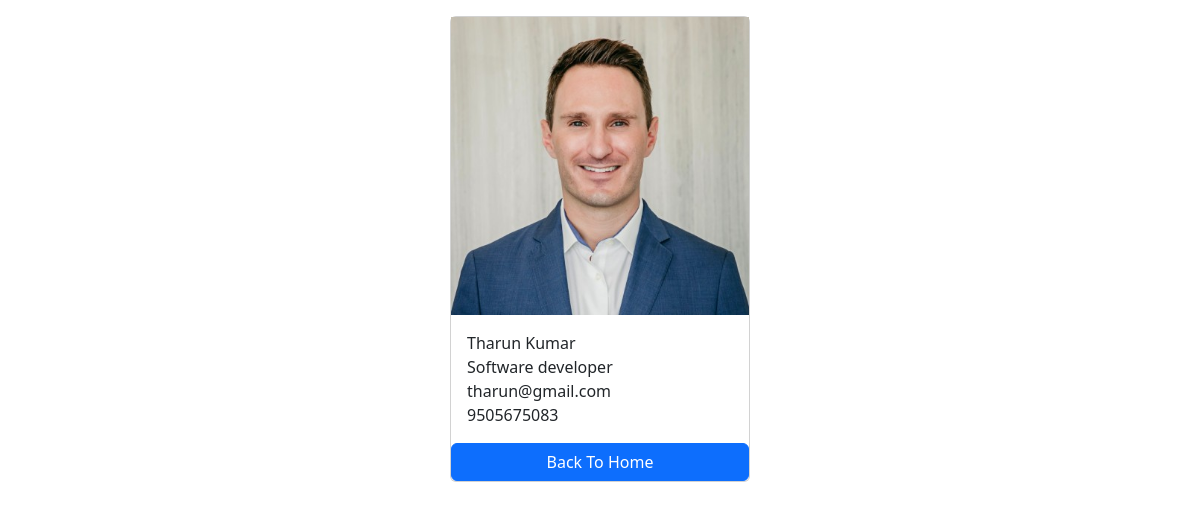
Before: /employees/2/ with the older database file.
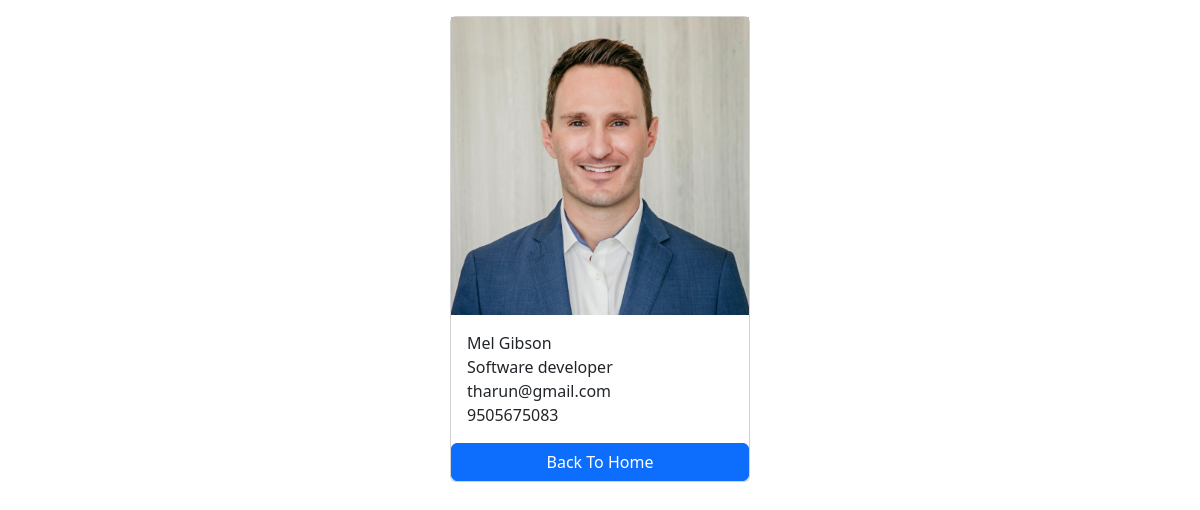
After: the same page with the newer database file.
### salary/models.py (models this page shows)
class Employee(models.Model):
    first_name=models.CharField(max_length=100)
    last_name=models.CharField(max_length=100)
    photo=models.ImageField(upload_to='images')
    designation=models.CharField(max_length=100)
    email_address=models.EmailField(max_length=100,unique=True)
    phone_number=models.CharField(max_length=10,blank=True)

### salary/views.py (the view)
# urls.py: path('<int:pk>/',views.employee_detail, name='employee_detail'),
def employee_detail(request,pk):
    employee=get_object_or_404(Employee,pk=pk)
    context={
        'employee':employee,
    }
    return render(request,'employee_detail.html',context)

### templates/employee_detail.html (shortened to what this page needs)
<!DOCTYPE html>
<html lang="en">
<head>
    <link href="https://cdn.jsdelivr.net/npm/bootstrap@5.3.2/dist/css/bootstrap.min.css" rel="stylesheet">
</head>
<body>
    <div class="container mt-3">
    <div class="card mx-auto " style="width:300px">
        <img src="{{employee.photo.url}}" alt="">
        <div class="card-body">
            <p class="card-text m-0">{{employee.first_name}} {{employee.last_name}}</p>
            <p class="card-text m-0">{{employee.designation}}</p>
            <p class="card-text m-0">{{employee.email_address}}</p>
            <p class="card-text m-0">{{employee.phone_number}}</p>
        </div>
        <a href="{% url 'home' %}"class="btn btn-primary">Back To Home</a>
    </div>
</div>
</body>
</html>

Changed rows visible on the page:
changed Employee "Software developer": first_name "Tharun" → "Mel"; last_name "Kumar" → "Gibson"
